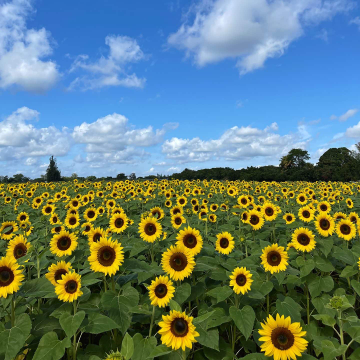
#> input picture the_berry_farms_sunflower_field.jpeg, 360 x 360 px
$ jupyter execute a2.ipynb
#> lines starting #> are read from the running program, lines starting #| are printed output that depends on the picture; after the words box and inside, x2 and y2 are one past the last pixel; in counts of white or black regions, pixels touching at a corner belong together; long printed decimals are rounded
# EN3160 Assignment 2 on Fitting and Alignment

## Task 1

[cell 1]
import cv2 as cv
import numpy as np
import matplotlib.pyplot as plt

# Function to compute the Laplacian of Gaussian (LoG) kernel
def generate_log_filter(sigma):
        hw = int(3 * sigma + 1)  # Ensure hw is an integer
        x = np.linspace(-hw, hw, 2 * hw + 1)  # Generate evenly spaced values for x
        y = np.linspace(-hw, hw, 2 * hw + 1)  # Generate evenly spaced values for y

        X, Y = np.meshgrid(x, y)  # Create a meshgrid of X and Y coordinates
        temp = -(X**2 + Y**2) / (2 * sigma**2)  # Compute the exponent term
        gauss_kernel = np.exp(temp)  # Compute Gaussian kernel
        gauss_kernel[gauss_kernel < np.finfo(float).eps * np.amax(gauss_kernel)] = 0  # Eliminate small values

        if np.sum(gauss_kernel) != 0:
            gauss_kernel /= np.sum(gauss_kernel)  # Normalize the kernel

        log_filter = (X**2 + Y**2 - 2 * sigma**2) * gauss_kernel / (sigma**4)  # Compute the LoG filter

        return log_filter


# Read image
image = cv.imread("the_berry_farms_sunflower_field.jpeg", cv.IMREAD_REDUCED_COLOR_4)
#> image is the input picture: shape (360, 360, 3); mean B, G, R 119.1, 125.3, 100.4

# Convert image to grayscale and normalize
grayscale_img = cv.cvtColor(image, cv.COLOR_BGR2GRAY)  # Convert to grayscale
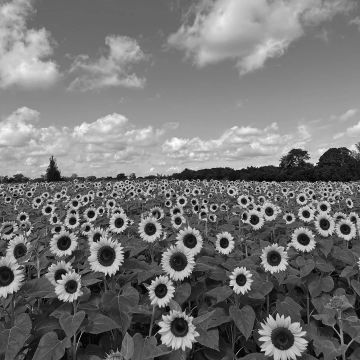
#> grayscale_img: shape (360, 360); min 1, max 253, mean 117.1
grayscale_img = np.float32(grayscale_img)  # Convert to float32
cv.normalize(grayscale_img, grayscale_img, 1, 0, cv.NORM_MINMAX)  # Normalize grayscale image

# Set parameters for the LoG scale-space
initial_sigma = 0.5 # Initial sigma value
scale_factor = np.sqrt(2)  # Scaling factor between subsequent layers
num_layers = 15  # Number of scales
sigma_values = initial_sigma * np.power(scale_factor, np.arange(num_layers))  # List of sigma values for each scale

# Perform LoG filtering at different scales
image_stack = None

for scale in range(num_layers):

        log_filter = generate_log_filter(sigma_values[scale]) * np.power(sigma_values[scale], 2)  # Generate LoG filter
        filtered_img = cv.filter2D(grayscale_img, cv.CV_32F, log_filter)  # Apply LoG filter
        filtered_img = pow(filtered_img, 2)  # Square the filtered image to enhance contrast

        # Stack filtered images
        if scale == 0:
                image_stack = filtered_img
        else:
                image_stack = np.dstack((image_stack, filtered_img))
#> this loop made 15 passes
#> pass 1, `filtered_img = cv.filter2D(grayscale_img, cv.CV_32F, log_filter)`:
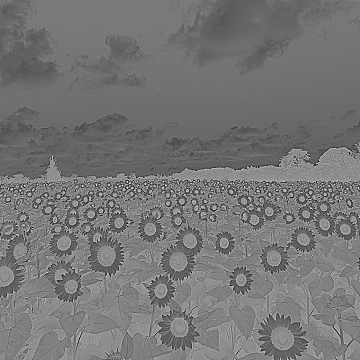
#> filtered_img: shape (360, 360) float32; min -0.621, max 0.443, mean -0.129; drawn with min black and max white
#> pass 1, `filtered_img = pow(filtered_img, 2)`:
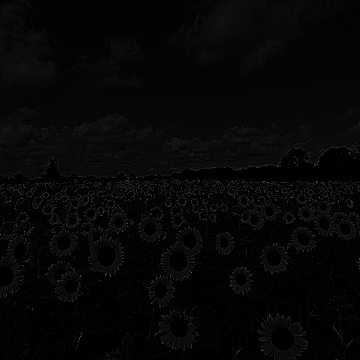
#> filtered_img: shape (360, 360) float32; min 1.46e-11, max 0.386, mean 0.0254

# Extract the maximum response from the filtered images
max_response_space = None

for scale in range(num_layers):
        filtered_max = cv.dilate(image_stack[:, :, scale], np.ones((3, 3)), cv.CV_32F, (-1, -1), 1, cv.BORDER_CONSTANT)  # Dilate filtered images

        if scale == 0:
                max_response_space = filtered_max
        else:
                max_response_space = np.dstack((max_response_space, filtered_max))
#> this loop made 15 passes
#> pass 1, `filtered_max = cv.dilate(image_stack[:, :, scale], np.ones((3, 3)), cv..`:
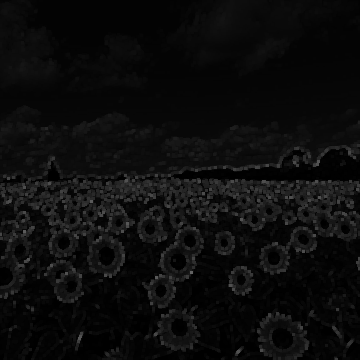
#> filtered_max: shape (360, 360) float32; min 3.33e-05, max 0.386, mean 0.0496
#> pass 3, `filtered_max = cv.dilate(image_stack[:, :, scale], np.ones((3, 3)), cv..`:
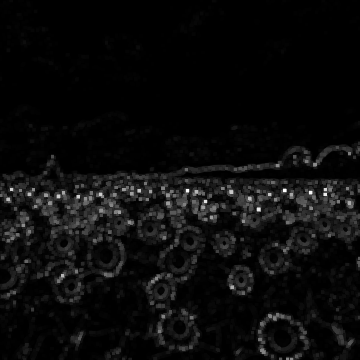
#> filtered_max: shape (360, 360) float32; min 2.54e-09, max 0.132, mean 0.00612; drawn with min black and max white
#> pass 3, `max_response_space = np.dstack((max_response_space, filtered_max))`:
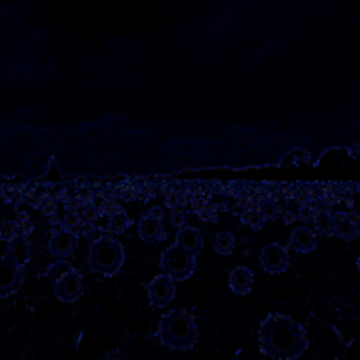
#> max_response_space: shape (360, 360, 3) float32; mean of channels 0, 1, 2 0.0496, 0.00687, 0.00612; drawn as B, G, R

# Identify the maximum response across all scales
max_response_stack = np.amax(max_response_space, axis=2)  # Max across all scales
max_response_stack = np.repeat(max_response_stack[:, :, np.newaxis], num_layers, axis=2)  # Repeat for each scale
max_response_stack = np.multiply((max_response_stack == max_response_space), max_response_space)  # Retain only maximum responses

# Initialize vectors to store circle properties
radius_vector = None
x_coords = None
y_coords = None

for scale in range(num_layers):
        current_radius = np.sqrt(2) * sigma_values[scale]  # Calculate radius for current scale
        response_threshold = 0.01 # Threshold for maximum response
        valid_responses = (max_response_stack[:, :, scale] == image_stack[:, :, scale]) * image_stack[:, :, scale]  # Retain valid maximum responses
        valid_responses[valid_responses <= response_threshold] = 0  # Remove weak responses
        (x_points, y_points) = np.nonzero(valid_responses)  # Get coordinates of valid points

        if scale == 1:
                x_coords = x_points
                y_coords = y_points
                radius_vector = np.repeat(current_radius, np.size(x_points))  # Set radius vector for initial points
        else:
                x_coords = np.concatenate((x_coords, x_points), axis=None)
                y_coords = np.concatenate((y_coords, y_points), axis=None)
                radius_vector = np.concatenate((radius_vector, np.repeat(current_radius, np.size(x_points))), axis=None)
#> this loop made 15 passes
#> (x_coords, y_coords, radius_vector) on pass 2: ([189, 192, 201, 228], [329, 163, 331, 40], [1, 1, 1, 1])
#> (x_points, y_points) on passes 9 to 12: ([157, 174, 174, 275, 304, 305, 326, 338, 340, 359, 359, 359], [334, 257, 309, 0, 192, 50, 145, 282, 89, 167, 195, 310]), ([146, 164, 168, 359], [315, 336, 293, 198]), ([167, 292], [340, 200]), ([359], [228])
#> valid_responses: shape (360, 360) float32; every value is 0

# Find the parameters of the largest detected circle
largest_radius = np.max(radius_vector)
#> largest_radius = 32
largest_circle_idx = np.argmax(radius_vector)
#> largest_circle_idx = 350
largest_x = x_coords[largest_circle_idx]
#> largest_x = 359
largest_y = y_coords[largest_circle_idx]
#> largest_y = 228

# Report the parameters of the largest detected circle
print("\nDetected Largest Circle Parameters:")
print(f"Radius: {largest_radius}")
#| Radius: 32.000
print(f"Center Coordinates: ({largest_x}, {largest_y})")
#| Center Coordinates: (359, 228)

# Display the range of sigma values used
min_sigma_value = np.min(sigma_values)
max_sigma_value = np.max(sigma_values)
print(f"\nSigma Value Range:")
print(f"Minimum Sigma: {min_sigma_value}")
print(f"Maximum Sigma: {max_sigma_value}")

# Visualize the detected blobs (circles) on the image
output_image = image.copy()

for i in range(np.size(x_coords)):
       cv.circle(output_image, (y_coords[i], x_coords[i]), int(radius_vector[i]), (0, 0, 255), 1)
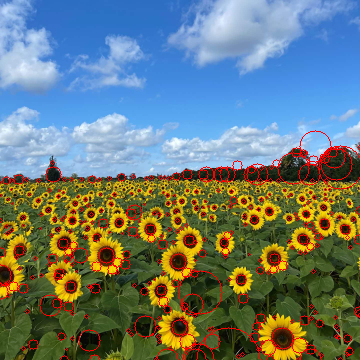
#> output_image: shape (360, 360, 3); 4.12% of pixels changed, all inside (x1, y1, x2, y2) = (0, 130, 360, 360)

# Display result using Matplotlib
plt.imshow(cv.cvtColor(output_image, cv.COLOR_BGR2RGB))
plt.title("Detected Blobs")
plt.axis('off')
plt.show()

## Task 2

[cell 2]
from scipy.optimize import minimize
from scipy import linalg
import matplotlib.pyplot as plt
#import tikzplotlib
import numpy as np

# np.random.seed(0)
N = 100
half_n = N // 2

r = 10
x0_gt, y0_gt = 2, 3  # Center
s = r / 16
t = np.random.uniform(0, 2 * np.pi, half_n)
n = s * np.random.randn(half_n)
x, y = x0_gt + (r + n) * np.cos(t), y0_gt + (r + n) * np.sin(t)
X_circ = np.hstack((x.reshape(half_n, 1), y.reshape(half_n, 1)))

s = 1.
m, b = -1, 2
x = np.linspace(-12, 12, half_n)
y = m * x + b + s * np.random.randn(half_n)
X_line = np.hstack((x.reshape(half_n, 1), y.reshape(half_n, 1)))

X = np.vstack((X_circ, X_line))  # All points
fig, ax = plt.subplots(1, 1, figsize=(8, 8))
ax.scatter(X_line[:, 0], X_line[:, 1], label='Line')
ax.scatter(X_circ[:, 0], X_circ[:, 1], label='Circle')

circle_gt = plt.Circle((x0_gt, y0_gt), r, color='g', fill=False, label='Ground truth circle')
ax.add_patch(circle_gt)
ax.plot(x0_gt, y0_gt, '+', color='g')

x_min, x_max = ax.get_xlim()
x_ = np.array([x_min, x_max])
y_ = m * x_ + b

plt.plot(x_, y_, color='m', label='Ground truth line')
plt.legend()
plt.show()

[cell 3]
import math

def find_line_parameters_using_2_points(x1,y1,x2,y2):

        m = (y2-y1)/(x2-x1)
        c = y1 - m*x1

        a = m
        b = -1
        d = -c

        a_normalized = a/math.sqrt(a**2+b**2)
        b_normalized = b/math.sqrt(a**2+b**2)
        d_normalized = d/math.sqrt(a**2+b**2)

        return a_normalized,b_normalized,d_normalized

def RANSAC_line_fitting(X, iterations, threshold, min_inliers):

#> called with X = array of shape (100, 2), iterations = 100000, threshold = 0.2, min_inliers = 15
    best_model = None
    best_inliers = []

    for i in range(iterations):

        sample_indices = np.random.choice(len(X),2,replace=False)
        x1,y1 = X[sample_indices[0]]
        x2,y2 = X[sample_indices[1]]

        a,b,d = find_line_parameters_using_2_points(x1,y1,x2,y2)

        magnitude = np.sqrt(a**2 + b**2)
        a = a/magnitude
        b = b/magnitude

        distances = np.abs(a*X[:,0]+b*X[:,1]-d)

        inliers  = np.where(distances<threshold)[0]

        if len(inliers) >= min_inliers:
            if len(inliers) > len(best_inliers):
                best_model   = (a,b,d)
                best_inliers = inliers

    return best_model,best_inliers

# Parameters for RANSAC
iterations = 100000
threshold = 0.2
min_inliers = 15

# Run RANSAC to find the best line
best_model, best_inliers = RANSAC_line_fitting(X, iterations, threshold, min_inliers)

# Extract the parameters of the best line (a, b, d)
a, b, d = best_model

# Display the parameters of the best line
print(f"Best Line Parameters: a = {a}, b = {b}, d = {d}")

# Define the line: ax + by = d -> y = (-a/b)x + (d/b)
slope = -a / b
intercept = d / b

# Generate x values for plotting the line
x_values = np.linspace(np.min(X[:, 0]), np.max(X[:, 0]), 100)
y_values = slope * x_values + intercept

fig, ax = plt.subplots(1, 1, figsize=(8, 8))
ax.scatter(X[:, 0], X[:, 1], label='Points')

# Plot the best fitting line
ax.plot(x_values, y_values, color='red', label='Estimated Line')

# Add labels and legend
plt.xlabel('X')
plt.ylabel('Y')
plt.legend()
plt.title('RANSAC Line Fitting')

# Show the plot
plt.show()
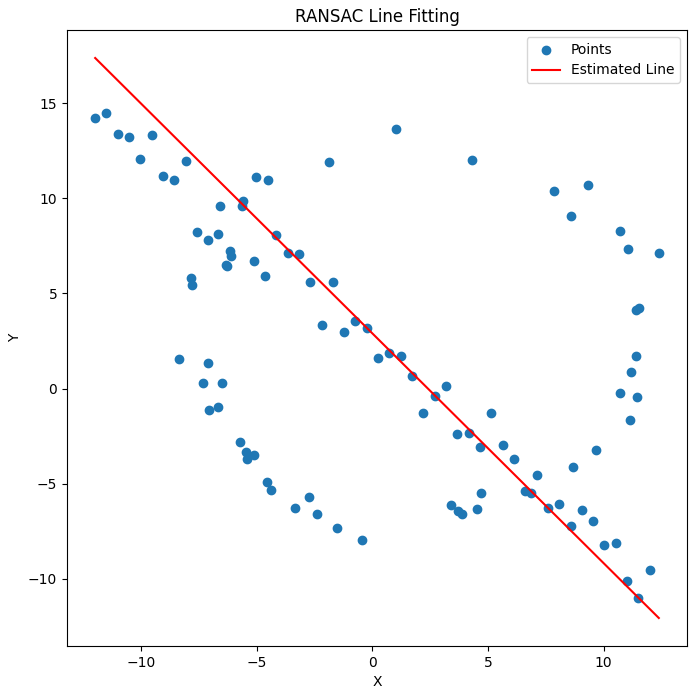
#> figure drawn by matplotlib, 1 panel; curve peaks at x = -12, y = 17.38

[cell 4]
def find_circle_parameters_using_3_points(x1,y1,x2,y2,x3,y3):

    mx1,my1 = (x1+x2)/2,(y1+y2)/2
    mx2,my2 = (x2+x3)/2,(y2+y3)/2

    if y2-y1 == 0:
        slope1 = 0
    else:
        slope1 = (x2-x1)/(y2-y1)

    if y3-y2 == 0:
        slope2 = 0
    else:
        slope2 = (x3-x2)/(y3-y2)

    x_center = (slope1*mx1-slope2*mx2+my2-my1)/(slope1-slope2)
    y_center = -slope1*(x_center-mx1)+my1

    radius = np.sqrt((x1-x_center)**2+(y1-y_center)**2)

    return x_center,y_center,radius


def RANSAC_circle_fitting(X,iterations,threshold,min_inliers):

#> called with X = array of shape (100, 2), iterations = 100000, threshold = 0.2, min_inliers = 1
    best_model   = None
    best_inliers = []

    for i in range(iterations):
        sample_indices = np.random.choice(len(X),3,replace=False)
        x1,y1 = X[sample_indices[0]]
        x2,y2 = X[sample_indices[1]]
        x3,y3 = X[sample_indices[2]]

        x_center,y_center,radius = find_circle_parameters_using_3_points(x1,y1,x2,y2,x3,y3)

        errors  = np.abs(np.sqrt((X[:,0]-x_center)**2+(X[:,1]-y_center)**2)-radius)

        inliers = np.where(errors<threshold)[0]

        if len(inliers) >= min_inliers:
            if len(inliers) > len(best_inliers):
                best_model   = (x_center,y_center,radius)
                best_inliers = inliers

    return best_model,best_inliers


# Parameters for RANSAC
iterations = 100000
threshold = 0.2
min_inliers = 1

# Run RANSAC to find the best circle
best_model, best_inliers = RANSAC_circle_fitting(X, iterations, threshold, min_inliers)

# Extract the parameters of the best circle (x_center, y_center, radius)
x_center, y_center, radius = best_model

# Display the parameters of the best circle
print("\nDetected Circle Parameters:")
print(f"Center Coordinates: ({x_center}, {y_center})")
print(f"Radius: {radius}")

# Generate angles for plotting the circle
theta = np.linspace(0, 2 * np.pi, 100)
x_values = x_center + radius * np.cos(theta)
y_values = y_center + radius * np.sin(theta)

fig, ax = plt.subplots(1, 1, figsize=(8, 8))
ax.scatter(X[:, 0], X[:, 1], label='Points')

# Plot the best fitting circle
ax.plot(x_values, y_values, color='red', label='Estimated Circle')

# Add labels and legend
plt.xlabel('X')
plt.ylabel('Y')
plt.legend()
plt.title('RANSAC Circle Fitting')

# Show the plot
plt.show()
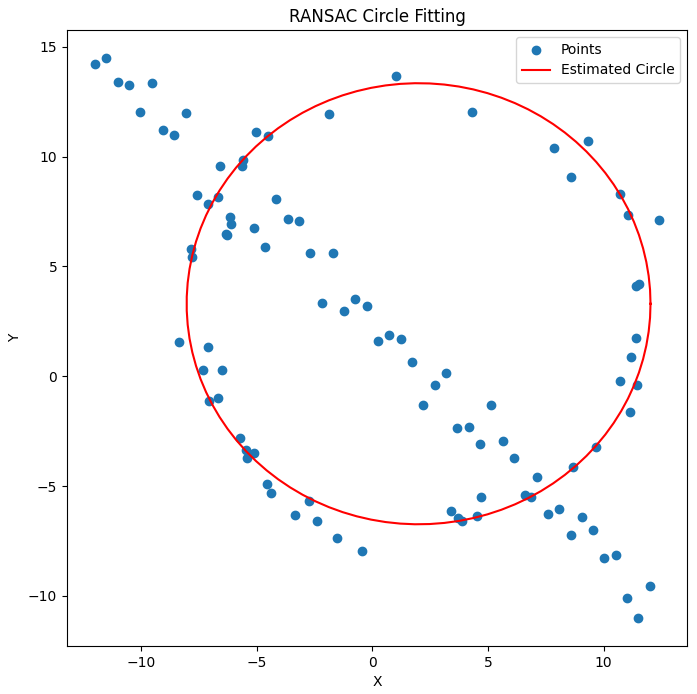
#> figure drawn by matplotlib, 1 panel

[cell 5]
# Generate noisy data points corresponding to a circle and a line
np.random.seed(1)
N = 100
half_n = N//2
r = 10
x0_gt, y0_gt = 2,3  # Center
s = r/16
t = np.random.uniform(0,2*np.pi,half_n)
n = s * np.random.randn(half_n)
x = x0_gt+(r+n)*np.cos(t)
y = y0_gt+(r+n)*np.sin(t)
X_circ = np.column_stack((x, y))
s = 1.0
m,b = -1,2
x = np.linspace(-12,12,half_n)
y = m*x+b+s*np.random.randn(half_n)
X_line = np.column_stack((x,y))
X = np.vstack((X_circ,X_line))
fig,ax = plt.subplots(1,1,figsize=(10,10))
ax.scatter(X_line[:,0],X_line[:,1],label='Noisy Data Points Corresponding to a Line',color='lightblue')
ax.scatter(X_circ[:,0],X_circ[:,1],label='Noisy Data Points Corresponding to a Circle',color='lightgreen')
circle_gt = plt.Circle((x0_gt,y0_gt),r,color='g',fill=False,label='Ground Truth Circle')
ax.add_patch(circle_gt)
ax.plot(x0_gt,y0_gt,'+',label='Center of Ground Truth Circle',color='g')
x_min,x_max = ax.get_xlim()
x_ = np.array([x_min,x_max])
y_ = m*x_+b
plt.plot(x_,y_,color='m',label='Ground Truth Line')


# RANSAC parameters for line estimation
iterations  = 100000
threshold   = 0.2
min_inliers = 15

# Estimate the line using RANSAC
best_RANSAC_line,line_inlier_indices_array = RANSAC_line_fitting(X_line,iterations,threshold,min_inliers)

# RANSAC parameters for circle estimation
circle_iterations  = 100000
circle_threshold   = 0.2
circle_min_inliers = 15

remnant_indices = [i for i in range(len(X)) if i not in line_inlier_indices_array]
#> remnant_indices = 81 values from 4 to 99
remnant_points  = X[remnant_indices]

# Estimate the circle using RANSAC
best_RANSAC_circle, circle_inlier_indices_array = RANSAC_circle_fitting(remnant_points,circle_iterations,circle_threshold,circle_min_inliers)

# Plot the line estimated by RANSAC
x_min,x_max = ax.get_xlim()
x_ = np.array([x_min,x_max])
y_ = (-best_RANSAC_line[0]*x_+best_RANSAC_line[2])/best_RANSAC_line[1]
plt.plot(x_,y_,label='RANSAC line',color='red')

# Plot the inliers of the line
ax.scatter(X_line[line_inlier_indices_array, 0],X_line[line_inlier_indices_array, 1],color='blue',label='Line Inliers')

# Find the best 2 samples for the line (using line_inlier_indices_array)
best_line_sample_indices = line_inlier_indices_array[:2]
best_line_samples = X_line[best_line_sample_indices]

ax.scatter(remnant_points[circle_inlier_indices_array,0],remnant_points[circle_inlier_indices_array,1],color='g',label='Circle Inliers')

# Plot the circle estimated by RANSAC
x_center,y_center,radius = best_RANSAC_circle
circle_estimated = plt.Circle((x_center,y_center),radius,color='blue',fill=False,label='RANSAC Circle')
ax.add_patch(circle_estimated)

# Find the best 3 samples for the circle (using circle_inlier_indices_array)
best_circle_sample_indices = circle_inlier_indices_array[:3]
best_circle_samples = remnant_points[best_circle_sample_indices]

# Plot the best 2 samples for the line and the best 3 samples for the circle
ax.scatter(best_line_samples[:,0], best_line_samples[:,1],color='black',marker='o',label='Best 2 Samples for Line')
ax.scatter(best_circle_samples[:,0], best_circle_samples[:,1],color='darkblue',marker='o',label='Best 3 Samples for Circle')

# Annotations
def annotate_sample(ax,start,end,label):
        ax.annotate("",xy=start,xytext=end,arrowprops=dict(arrowstyle="->",color='black'))
        ax.text(end[0],end[1],label,fontsize=7,ha='left')
for i, sample in enumerate(best_line_samples):
        label = f'({sample[0]:.2f},{sample[1]:.2f})'
        annotate_sample(ax,(sample[0],sample[1]),(sample[0]+1,sample[1]+1),label)
for i, sample in enumerate(best_circle_samples):
        label = f'({sample[0]:.2f},{sample[1]:.2f})'
        annotate_sample(ax,(sample[0],sample[1]),(sample[0]+1,sample[1]-1),label)

plt.legend()
plt.show()
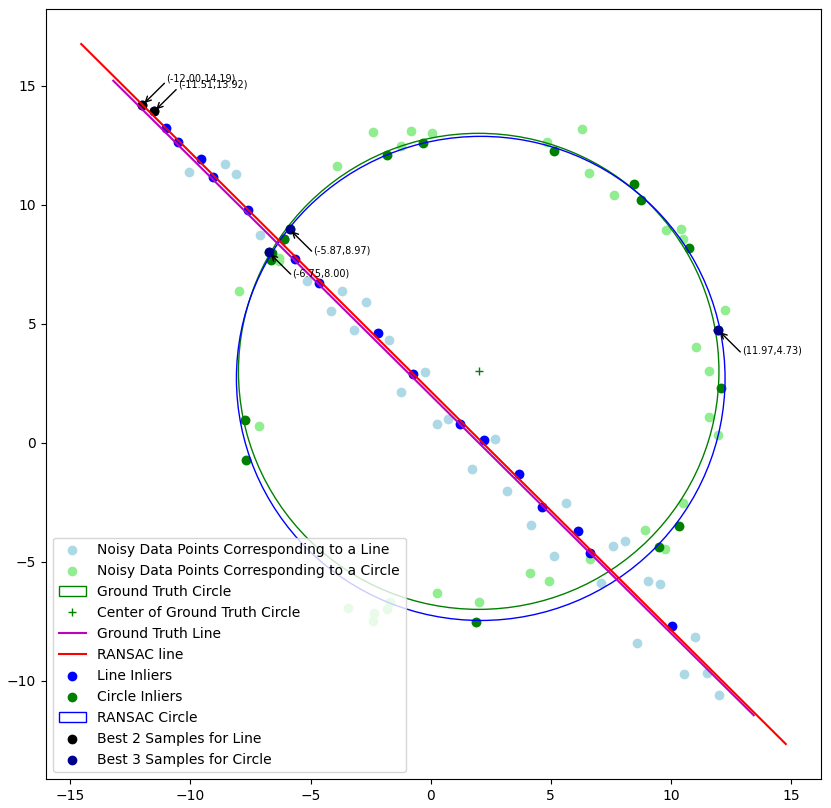
#> figure drawn by matplotlib, 1 panel
